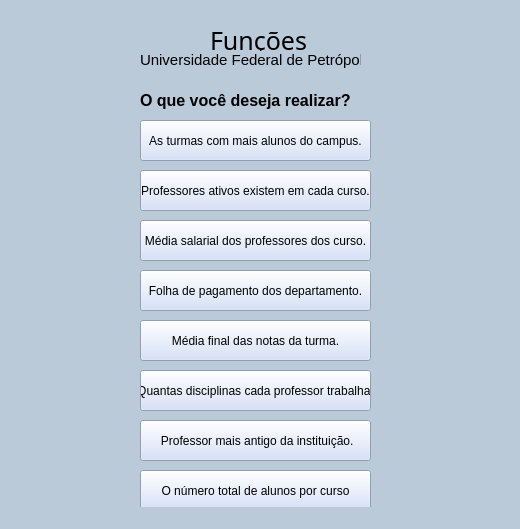
<?xml version="1.0" encoding="UTF-8"?>
<ui version="4.0">
 <class>MainWindow</class>
 <widget class="QMainWindow" name="MainWindow">
  <property name="geometry">
   <rect>
    <x>0</x>
    <y>0</y>
    <width>520</width>
    <height>529</height>
   </rect>
  </property>
  <property name="windowTitle">
   <string>MainWindow</string>
  </property>
  <property name="styleSheet">
   <string notr="true">background-color: rgb(186, 202, 217);</string>
  </property>
  <widget class="QWidget" name="centralwidget">
   <widget class="QPushButton" name="pushButton_4">
    <property name="geometry">
     <rect>
      <x>140</x>
      <y>270</y>
      <width>231</width>
      <height>41</height>
     </rect>
    </property>
    <property name="font">
     <font>
      <family>MS UI Gothic</family>
      <pointsize>9</pointsize>
     </font>
    </property>
    <property name="styleSheet">
     <string notr="true">
background-color: rgb(206, 220, 248);</string>
    </property>
    <property name="text">
     <string>Folha de pagamento dos departamento.</string>
    </property>
   </widget>
   <widget class="QPushButton" name="pushButton_7">
    <property name="geometry">
     <rect>
      <x>140</x>
      <y>420</y>
      <width>231</width>
      <height>41</height>
     </rect>
    </property>
    <property name="font">
     <font>
      <family>MS UI Gothic</family>
      <pointsize>9</pointsize>
     </font>
    </property>
    <property name="styleSheet">
     <string notr="true">
background-color: rgb(206, 220, 248);</string>
    </property>
    <property name="text">
     <string> Professor mais antigo da instituição.</string>
    </property>
   </widget>
   <widget class="QPushButton" name="pushButton_2">
    <property name="geometry">
     <rect>
      <x>140</x>
      <y>170</y>
      <width>231</width>
      <height>41</height>
     </rect>
    </property>
    <property name="font">
     <font>
      <family>MS UI Gothic</family>
      <pointsize>9</pointsize>
     </font>
    </property>
    <property name="styleSheet">
     <string notr="true">
background-color: rgb(206, 220, 248);</string>
    </property>
    <property name="text">
     <string>Professores ativos existem em cada curso.</string>
    </property>
   </widget>
   <widget class="QPushButton" name="pushButton_6">
    <property name="geometry">
     <rect>
      <x>140</x>
      <y>370</y>
      <width>231</width>
      <height>41</height>
     </rect>
    </property>
    <property name="font">
     <font>
      <family>MS UI Gothic</family>
      <pointsize>9</pointsize>
     </font>
    </property>
    <property name="styleSheet">
     <string notr="true">
background-color: rgb(206, 220, 248);</string>
    </property>
    <property name="text">
     <string>Quantas disciplinas cada professor trabalha.</string>
    </property>
   </widget>
   <widget class="QPushButton" name="pushButton">
    <property name="geometry">
     <rect>
      <x>140</x>
      <y>120</y>
      <width>231</width>
      <height>41</height>
     </rect>
    </property>
    <property name="font">
     <font>
      <family>MS UI Gothic</family>
      <pointsize>9</pointsize>
     </font>
    </property>
    <property name="styleSheet">
     <string notr="true">
background-color: rgb(206, 220, 248);</string>
    </property>
    <property name="text">
     <string>As turmas com mais alunos do campus.</string>
    </property>
   </widget>
   <widget class="QLabel" name="label_2">
    <property name="geometry">
     <rect>
      <x>140</x>
      <y>50</y>
      <width>221</width>
      <height>20</height>
     </rect>
    </property>
    <property name="font">
     <font>
      <family>MS UI Gothic</family>
      <pointsize>11</pointsize>
     </font>
    </property>
    <property name="text">
     <string>Universidade Federal de Petrópolis</string>
    </property>
   </widget>
   <widget class="QPushButton" name="pushButton_5">
    <property name="geometry">
     <rect>
      <x>140</x>
      <y>320</y>
      <width>231</width>
      <height>41</height>
     </rect>
    </property>
    <property name="font">
     <font>
      <family>MS UI Gothic</family>
      <pointsize>9</pointsize>
     </font>
    </property>
    <property name="styleSheet">
     <string notr="true">
background-color: rgb(206, 220, 248);</string>
    </property>
    <property name="text">
     <string>Média final das notas da turma.</string>
    </property>
   </widget>
   <widget class="QPushButton" name="pushButton_8">
    <property name="geometry">
     <rect>
      <x>140</x>
      <y>470</y>
      <width>231</width>
      <height>41</height>
     </rect>
    </property>
    <property name="font">
     <font>
      <family>MS UI Gothic</family>
      <pointsize>9</pointsize>
     </font>
    </property>
    <property name="styleSheet">
     <string notr="true">
background-color: rgb(206, 220, 248);</string>
    </property>
    <property name="text">
     <string>O número total de alunos por curso</string>
    </property>
   </widget>
   <widget class="QLabel" name="label_3">
    <property name="geometry">
     <rect>
      <x>140</x>
      <y>90</y>
      <width>351</width>
      <height>21</height>
     </rect>
    </property>
    <property name="font">
     <font>
      <family>MS UI Gothic</family>
      <pointsize>12</pointsize>
      <weight>75</weight>
      <bold>true</bold>
     </font>
    </property>
    <property name="text">
     <string>O que você deseja realizar?</string>
    </property>
   </widget>
   <widget class="QPushButton" name="pushButton_3">
    <property name="geometry">
     <rect>
      <x>140</x>
      <y>220</y>
      <width>231</width>
      <height>41</height>
     </rect>
    </property>
    <property name="font">
     <font>
      <family>MS UI Gothic</family>
      <pointsize>9</pointsize>
     </font>
    </property>
    <property name="styleSheet">
     <string notr="true">
background-color: rgb(206, 220, 248);</string>
    </property>
    <property name="text">
     <string>Média salarial dos professores dos curso.</string>
    </property>
   </widget>
   <widget class="QLabel" name="label">
    <property name="geometry">
     <rect>
      <x>210</x>
      <y>30</y>
      <width>201</width>
      <height>21</height>
     </rect>
    </property>
    <property name="font">
     <font>
      <family>MS Gothic</family>
      <pointsize>19</pointsize>
     </font>
    </property>
    <property name="text">
     <string>Funções</string>
    </property>
   </widget>
  </widget>
  <widget class="QStatusBar" name="statusbar"/>
 </widget>
 <resources/>
 <connections/>
</ui>
